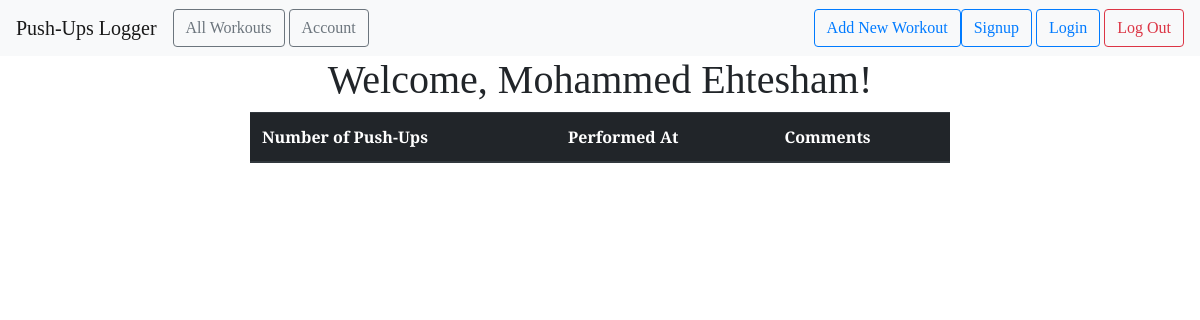
/all (signed in), run on an earlier commit of the app's database.
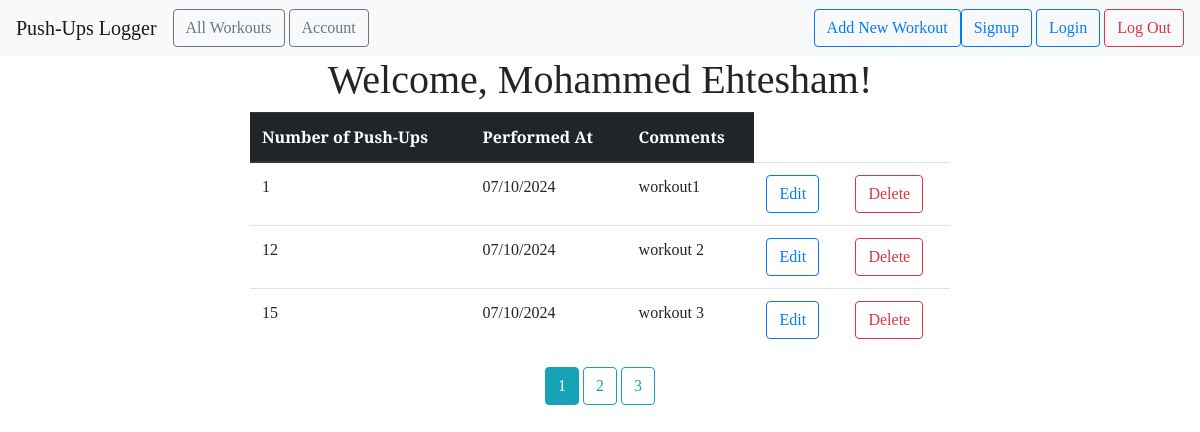
And on a later commit of the database.
### pushup_logger/models.py (models this page shows, shortened)
class User(db.Model,UserMixin):
    id = db.Column(db.Integer, primary_key=True)
    email = db.Column(db.String(100), unique=True)
    password = db.Column(db.String(100))
    name = db.Column(db.String(100))
    workouts = db.relationship('Workout', backref='author', lazy=True)

class Workout(db.Model):
    id = db.Column(db.Integer, primary_key=True)
    pushups = db.Column(db.Integer,nullable=False)
    date_posted = db.Column(db.DateTime, default=datetime.utcnow)
    comment = db.Column(db.Text, nullable=False)
    user_id = db.Column(db.Integer, db.ForeignKey('user.id'), nullable=False)

### pushup_logger/main.py (the view)
@main.route('/all')
@login_required
def user_workouts():
    page = request.args.get('page',1,type=int)
    user = User.query.filter_by(email=current_user.email).first_or_404()
    workouts = Workout.query.filter_by(author=user).paginate(page=page, per_page=3)
    return render_template('all_workouts.html', workouts=workouts, user=user)

### pushup_logger/__init__.py (called while the page is built)
def create_app():
    app = Flask(__name__)
    app.config['SECRET_KEY'] = 'secret-key'
    app.config['SQLALCHEMY_DATABASE_URI'] = 'sqlite:///db.sqlite'
    app.config['SQLALCHEMY_TRACK_MODI FICATIONS'] = False  # Disable track modifications
    db.init_app(app)
    login_manager = LoginManager()
    login_manager.login_view = 'auth.login'
    login_manager.init_app(app=app)
    from .models import User
    @login_manager.user_loader
    def load_user(user_id):
        return User.query.get(int(user_id))
    from .main import main as main_blueprint
    app.register_blueprint(main_blueprint)
    from .auth import auth as auth_blueprint
    app.register_blueprint(auth_blueprint)
    with app.app_context():
        db.create_all()
    return app

### pushup_logger/templates/all_workouts.html (shortened to what this page needs)
{% extends "base.html" %} {% block head %} {{ super() }}
<center>
  <link
  rel="stylesheet"
  href="{{ url_for('static', filename= 'extended_beauty.css') }}"
  />
  {% endblock %} {% block content %}
  <h1>
    Welcome, {{ user.name }}!
  </h1>
<center>
  <div>
    <table class="table table-hover" style="width: 700px;">
      <thead class="thead-dark">
        <tr>
          <th scope="col">Number of Push-Ups</th>
          <th scope="col">Performed At</th>
          <th scope="col">Comments</th>
        </tr>
      </thead>
      <tbody>
        {% for workout in workouts %}
      <tr>
        <td>{{ workout.pushups }}</td>
        <td>{{ workout.date_posted.strftime('%m/%d/%Y') }}</td>
        <td>{{ workout.comment }}</td>
        <td>
          <a
          href="{{ url_for('main.update_workout', workout_id=workout.id ) }}"
          class="btn btn-outline-primary"
          role="button"
          >
          Edit
        </a>
      </td>
      <td>
          <a
          href="{{ url_for('main.delete_workout', workout_id=workout.id ) }}"
          class="btn btn-outline-danger"
          role="button"
          >
          Delete
        </a>
      </td>
    </tr>
    {% endfor %}
  </tbody>
</table>
{% for page_num in workouts.iter_pages(left_edge=1,right_edge=1,
  left_current=1,right_current=1) %}
  {% if page_num %} {% if workouts.page==page_num %}
<a class="btn btn-info mp-4"
 href="{{ url_for('main.user_workouts', page=page_num) }}">
{{ page_num }}
</a>
{% else %}
<a class="btn btn-outline-info mp-4"
 href="{{ url_for('main.user_workouts', page=page_num) }}">
{{ page_num }}
</a>
{% endif %}{% else %} .... {% endif %}{% endfor %}
</div>
</center>
{% endblock %}

### pushup_logger/templates/base.html (shortened to what this page needs)
<!DOCTYPE html>
<html lang="en">
  <head>
    {% block head %}
    <link
      rel="stylesheet"
      href="{{ url_for('static', filename= 'beauty.css') }}"
    />
    <link
      rel="stylesheet"
      href="https://maxcdn.bootstrapcdn.com/bootstrap/4.0.0/css/bootstrap.min.css"
    />
    {% endblock %}
  </head>
  <body>
    <nav class="navbar navbar-expand-lg navbar-light bg-light">
      <a class="navbar-brand" href="{{ url_for('main.index') }}"
        >Push-Ups Logger</a
      >
      <div class="collapse navbar-collapse" id="navbarSupportedContent">
        <ul class="navbar-nav mr-auto">
          <li class="nav-item active">
            <a
              href="{{ url_for('main.user_workouts') }}"
              class="btn btn-outline-secondary"
              role="button"
              >All Workouts</a
            >
          </li>
          <li class="nav-item">
            <a
              href="{{ url_for('main.profile') }}"
              class="btn btn-outline-secondary"
              role="button"
              style="margin-left: 4px;"
              >Account</a
            >
          </li>
        </ul>
        <form class="form-inline my-2 my-lg-0">
          <a
            href="{{ url_for('main.new_workout') }}"
            class="btn btn-outline-primary"
            role="button"
            >Add New Workout</a
          >
          <a
            href="{{ url_for('auth.signup') }}"
            class="btn btn-outline-primary"
            role="button"
            >Signup</a
          >
          <a
            href="{{ url_for('auth.login') }}"
            class="btn btn-outline-primary"
            role="button"
            style="margin-left: 4px;"
            >Login</a
          >
          <a
            href="{{ url_for('auth.logout') }}"
            class="btn btn-outline-danger"
            role="button"
            style="margin-left: 4px;"
            >Log Out</a
          >
        </form>
      </div>
    </nav>
    {% block content %} {% endblock %}
  </body>
</html>

### pushup_logger/static/beauty.css (style rules this page uses)
* { font-family: "Arvo", serif; }

### pushup_logger/static/extended_beauty.css (style rules this page uses)
h1, h2, h4, p { font-family: "Arvo", serif; }

What changed in the data, as far as the page shows it:
added Workout: pushups "1", date_posted "07/10/2024", comment "workout1"
added Workout: pushups "12", date_posted "07/10/2024", comment "workout 2"
added Workout: pushups "15", date_posted "07/10/2024", comment "workout 3"
Also different on the page:
new list line: "1"
new list line: "2"
new list line: "3"
